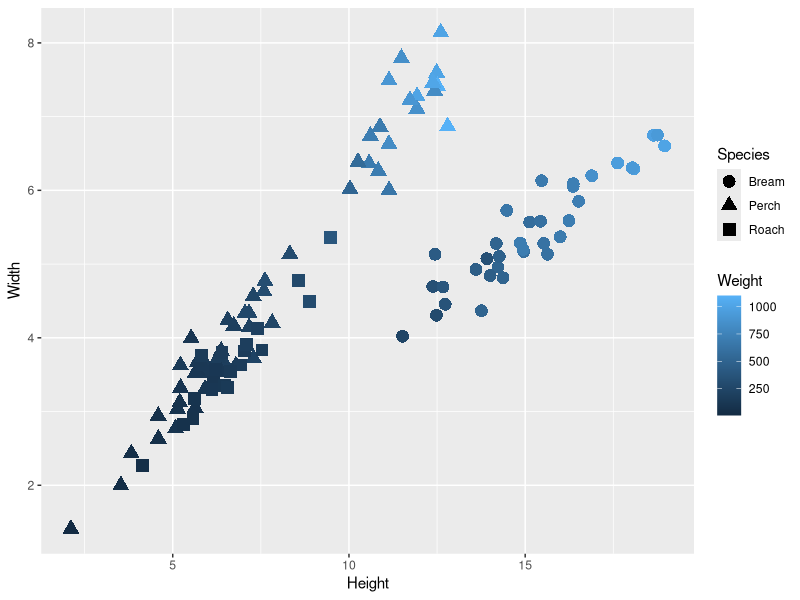

This figure's R source:
## ---- chunk 1
library(tidyverse)
library(readxl)
library(caret)
## ---- chunk 2
data <- read_excel("Fish Weight-3Only-Random.xlsx")
attach(data)
summary(data)
str(data)
head(data)
## ---- chunk 3
data <- data %>% 
  mutate("Bream-D" = ifelse(Species == "Bream",1,0),
         "Roach-D" = ifelse(Species == "Roach",1,0),)
head(data)
tail(data)
## ---- chunk 4
ggplot(data) +
  geom_point(aes(Height,Width, color = Weight, shape = Species), size = 4)
## ---- chunk 5
cor(select(data,Weight, Height, Width))
## ---- chunk 6
select(data, Weight, Height, Width) %>% 
  mutate(HW = Height*Width) %>% 
  select(Weight, HW) %>% 
  cor()
## ---- chunk 7
BreamTraining <- filter(data, Species == "Bream") %>% 
  head(dim(.)[1]*0.8)
BreamTest <- filter(data, Species == "Bream") %>% 
  tail(dim(.)[1]*0.2)

tableBream <- c(RawSize = dim(filter(data,Species == "Bream"))[1],
                TrainingSize = dim(BreamTraining)[1],
                TestSize = dim(BreamTest)[1])

RoachTraining <- filter(data, Species == "Roach") %>% 
  head(dim(.)[1]*0.8)
RoachTest <- filter(data, Species == "Roach") %>% 
  tail(dim(.)[1]*0.2)

tableRoach <- c(RawSize = dim(filter(data,Species == "Roach"))[1],
                TrainingSize = dim(RoachTraining)[1],
                TestSize = dim(RoachTest)[1])

PerchTraining <- filter(data, Species == "Perch") %>% 
  head(dim(.)[1]*0.8)
PerchTest <- filter(data, Species == "Perch") %>% 
  tail(dim(.)[1]*0.2)

tablePerch <- c(RawSize = dim(filter(data,Species == "Perch"))[1],
                TrainingSize = dim(PerchTraining)[1],
                TestSize = dim(PerchTest)[1])

splitSize <- rbind(tableBream, tableRoach, tablePerch)  
row.names(splitSize) <- c("Bream","Roach","Perch")
splitSize

TrainingSet <- rbind(BreamTraining, RoachTraining, PerchTraining)
TestSet <- rbind(BreamTest, RoachTest, PerchTest)
## ---- chunk 8
model1 <- train(Weight ~ Height + Width + `Bream-D` + `Roach-D`,
                data = TrainingSet, method = "lm")

summary(model1)

model2 <- train(Weight ~ Height * Width + `Bream-D` + `Roach-D`,
                data = TrainingSet, method = "lm")

summary(model2)

comparison <- rbind(model1$results, model2$results)
rownames(comparison) <- c("training1", "training2")
comparison
## ---- chunk 9
anova(model1$finalModel, model2$finalModel)
## ---- chunk 10
predict1 <- predict(model1, select(TestSet,-Species))
predict2 <- predict(model2, select(TestSet,-Species))
predict1
## ---- chunk 11
metric <- function(raw, predict, nPredictor, dp = 5){
  n <- length(predict)
  SSE <- sum((raw - predict) ^ 2)
  SST <- sum((raw - (sum(raw)/n)) ^ 2)
  R2 <- 1 - SSE/SST
  R2adj <- 1 - (((1 - R2)*(n - 1))/(n - nPredictor - 1))
  RMSE <- sqrt(SSE/n)
  table <- data.frame(cbind(n, round(SSE,dp), round(SST,dp), round(R2,dp),
             round(R2adj,dp), round(RMSE,dp)))
  colnames(table) <- c("n","SSE","SST","R2","R2adj","RMSE")
  return(table)
}
## ---- chunk 12
testMetric1 <- metric(select(TestSet,Weight), predict1, length(model1$finalModel$coefficients)-1)
testMetric2 <- metric(select(TestSet,Weight), predict2, length(model2$finalModel$coefficients)-1)

trainMetric1 <- predict(model1, select(TrainingSet, -Species)) %>% 
  metric(select(TrainingSet,Weight), ., length(model1$finalModel$coefficients)-1)

trainMetric2 <- predict(model2, select(TrainingSet, -Species)) %>% 
  metric(select(TrainingSet,Weight), ., length(model2$finalModel$coefficients)-1)

options(scipen = 999) # to turn of the scientific notation

allMetric <- rbind(trainMetric1, trainMetric2, testMetric1, testMetric2)
rownames(allMetric) <- c("train1","train2","test1","test2")
allMetric
